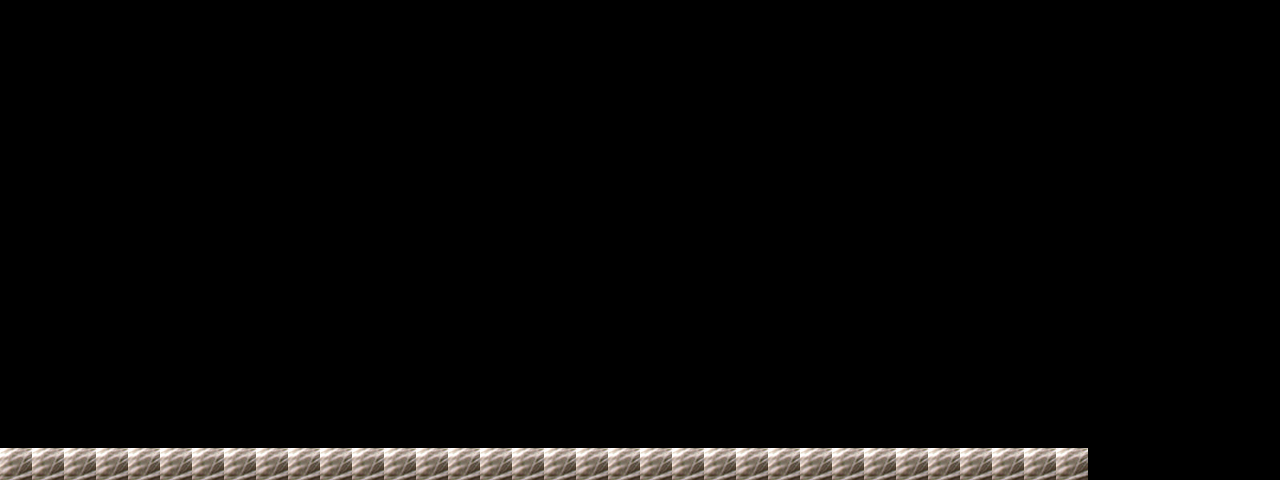

The image is a tile-based game level rendered from a .tmx file. Its description and source (layers, tilesets, objects; grid data summarised) follow:
An orthogonal 40x15 tile map with 32x32 px tiles, 1 tile layer (Tile Layer 1).

<map version="1.0" orientation="orthogonal" width="40" height="15" tilewidth="32" tileheight="32">
 <tileset firstgid="1" name="test" tilewidth="32" tileheight="32">
  <image source="Koala.jpg" trans="ff00ff" width="1024" height="768" />
 </tileset>
 <layer name="Tile Layer 1" width="40" height="15">
  <data>[600 cells, 34 non-empty, 1 distinct tile ids]</data>
 </layer>
</map>
